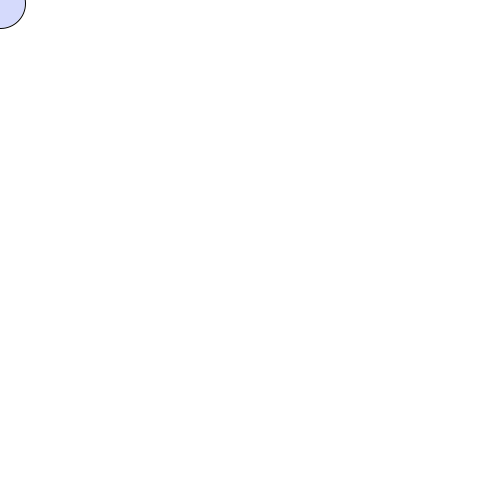
Frame 1 (no input)
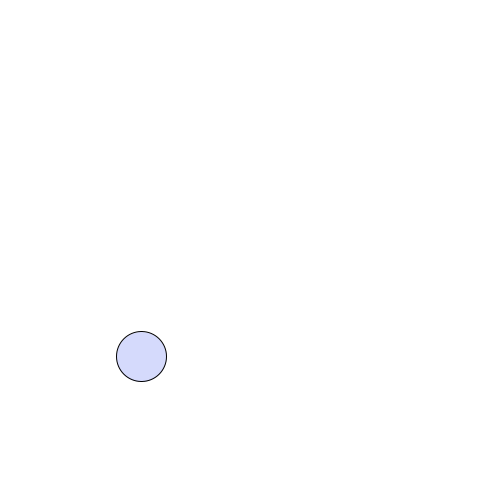
Frame 60 (the mouse pressed at the canvas centre just before this capture)
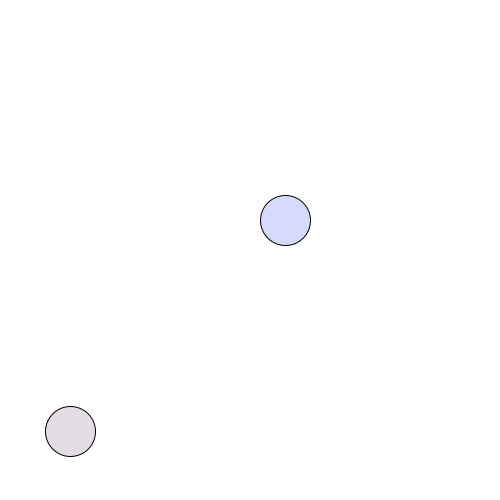
Frame 120 (the mouse held since frame 60 and released just before this capture)

The Processing sketch that drew these frames (run headless with seeded random() and noise(); from frame 60 on, the mouse is pressed at the canvas centre):

// Processing sketch: processing_36835
// ── processing_36835.pde


ArrayList balls;

void setup()
{
  size(500,500);
  balls = new ArrayList();

  balls.add(new Circle(mouseX,mouseY));
}

void draw()
{
  background(255);
  for(int i=balls.size()-1; i>=0; i--)
 {
   Circle myCircle = (Circle) balls.get(i);
   myCircle.move();
   myCircle.display();
 } 

}

class Circle
{
    color m_c;
    float m_xspeed;
    float m_yspeed;
    float m_x;
    float m_y;
    float r=random(255);
    float g=random(255);
    float b=random(255);
//    float a=random(255);
        float a=255;
        
    Circle(int mouseX,int mouseY)
    {
      r=random(r);
      m_c = color(r,g,b,50);
      m_xspeed = -3;
      m_yspeed = 3;
      m_x = mouseX; 
      m_y = mouseY;
      
    }
    void display()
    {
      stroke(0);
      fill(m_c);
       ellipseMode(CENTER);
      ellipse(m_x,m_y,50,50);
 
   
  
  }
  
  void move()
  {
    m_x = m_x+m_xspeed;
      m_y = m_y+m_yspeed;
      
      m_yspeed = m_yspeed + 0.1;
      
      if(m_x>width)
      {
        m_x=width;
        m_xspeed = m_xspeed * -0.8;
      }
      if(m_x<0)
      {
        m_x=0;
        m_xspeed = m_xspeed * -0.8;
      }
      if(m_y>height)
      {
        m_y=height;
        m_yspeed = m_yspeed * -0.8;
      }
  }
 
}

void mousePressed()
{
 
  balls.add(new Circle(mouseX,mouseY));
}
